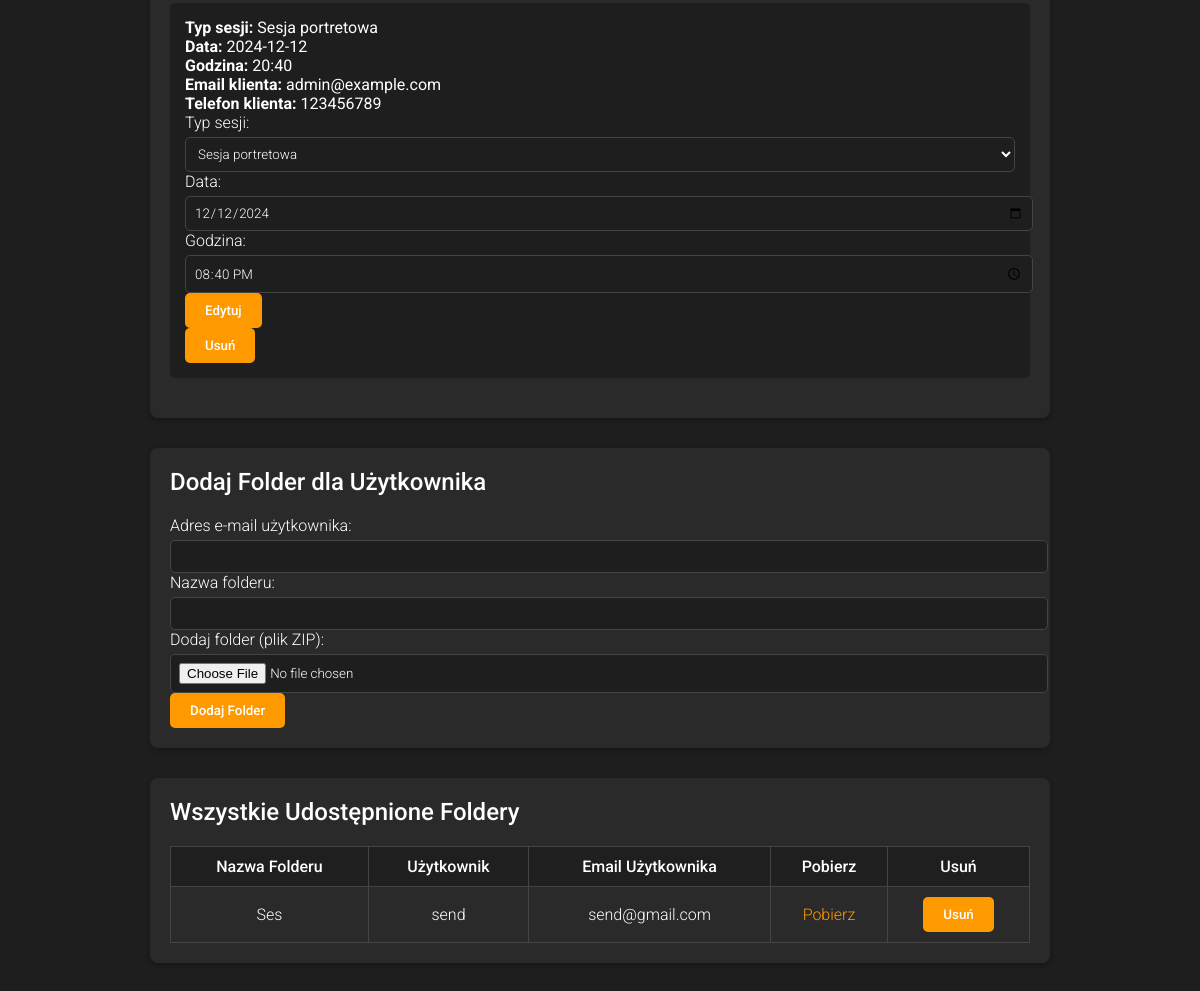
Page /client_panel (signed in, lower part) on the earlier database version.
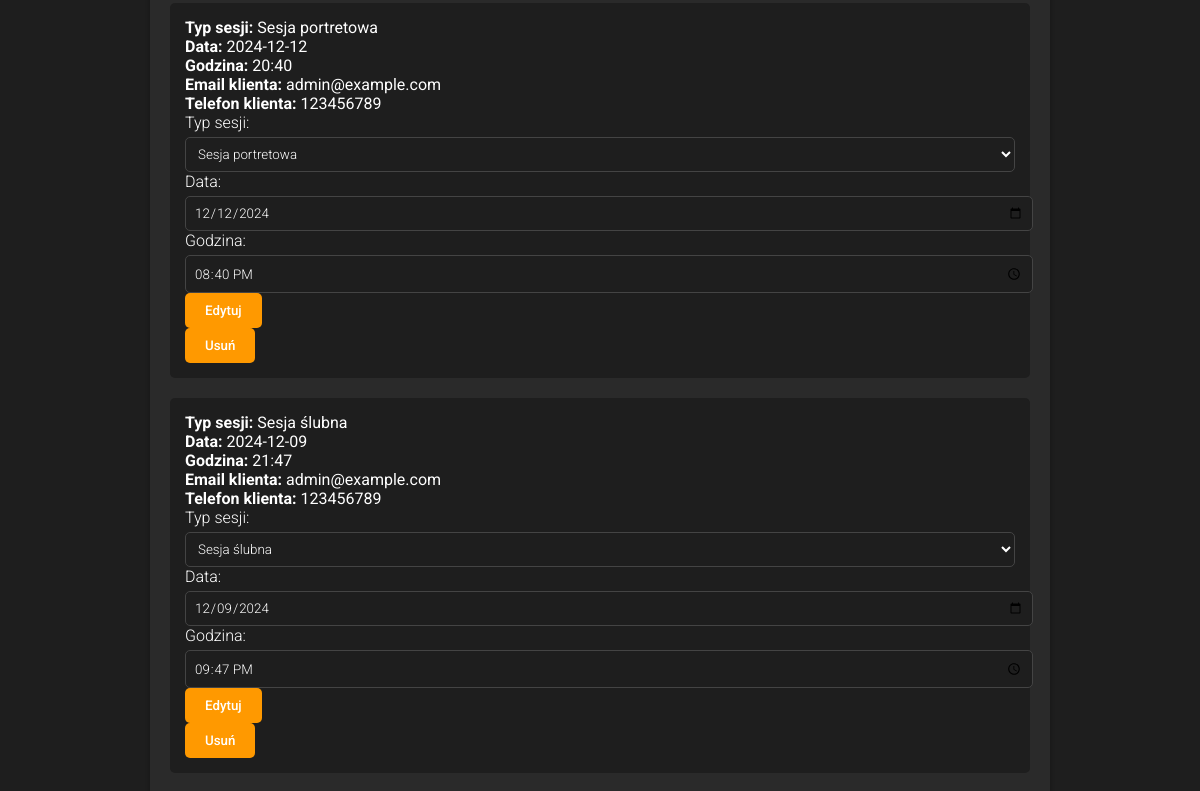
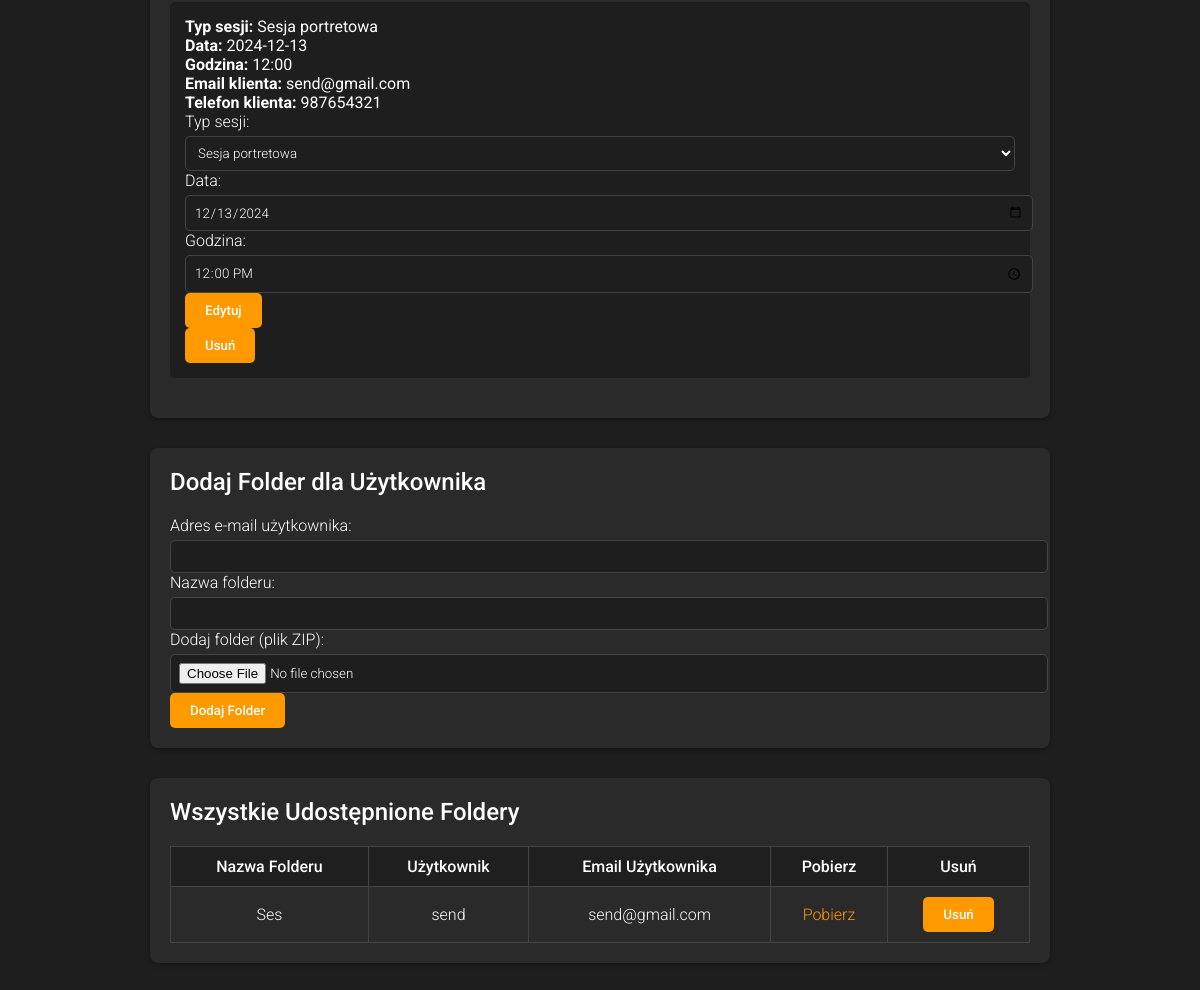
Same page on the later database version (2 pictures, top to bottom).
### tables this page shows
CREATE TABLE "rezerwacje"
(
    id              INTEGER
        primary key autoincrement,
    uzytkownik_id   INTEGER not null
        references users
            on delete cascade,
    typ_sesji       TEXT    not null,
    data_rezerwacji TEXT    not null,
    godzina         TEXT    not null
);

CREATE TABLE users (
    id INTEGER PRIMARY KEY AUTOINCREMENT,
    username TEXT UNIQUE NOT NULL,
    password TEXT NOT NULL,
    imie TEXT,
    nazwisko TEXT,
    email TEXT UNIQUE NOT NULL,
    numer_telefonu TEXT,
    is_admin BOOLEAN DEFAULT 0
);

CREATE TABLE foldery (
    id INTEGER PRIMARY KEY AUTOINCREMENT,
    uzytkownik_id INTEGER NOT NULL,
    nazwa_folderu TEXT NOT NULL,
    link_do_folderu TEXT NOT NULL,
    FOREIGN KEY (uzytkownik_id) REFERENCES users (id) ON DELETE CASCADE
);

### app.py (the view, shortened to what this page needs)
@app.route('/client_panel')
def client_panel():
    user_id = session.get('user_id')
    if not user_id:
        flash('Musisz się zalogować.', 'danger')
        return redirect(url_for('login'))
    conn = get_db_connection()
    user = conn.execute('SELECT * FROM users WHERE id = ?', (user_id,)).fetchone()
    if user['is_admin']:
        bookings = conn.execute('''
            SELECT r.*, u.email as user_email, u.numer_telefonu as user_phone
            FROM rezerwacje r
            JOIN users u ON r.uzytkownik_id = u.id
        ''').fetchall()
        folders = conn.execute(
            'SELECT f.id AS folder_id, f.nazwa_folderu, f.link_do_folderu, u.email AS user_email, u.username AS user_username FROM foldery f JOIN users u ON f.uzytkownik_id = u.id').fetchall()
    conn.close()
    return render_template('client_panel.html', user=user, bookings=bookings, folders=folders)

### app.py (called while the page is built)
def get_db_connection():
    conn = sqlite3.connect('rezerwacja_sesji.db')
    conn.row_factory = sqlite3.Row
    return conn

@app.context_processor
def inject_current_year():
    return {'current_year': datetime.datetime.now().year}

### templates/client_panel.html (shortened to what this page needs)
<!DOCTYPE html>
<html lang="pl">
<head>
    <link rel="stylesheet" href="/static/styles.css">
</head>
<body>
    <main>
        <section class="bookings">
    {% if bookings %}
        <ul>
            {% for booking in bookings %}
                <li>
                    <strong>Typ sesji:</strong> {{ booking['typ_sesji'] }}<br>
                    <strong>Data:</strong> {{ booking['data_rezerwacji'] }}<br>
                    <strong>Godzina:</strong> {{ booking['godzina'] }}<br>
                    <strong>Email klienta:</strong> {{ booking['user_email'] }}<br>
                    <strong>Telefon klienta:</strong> {{ booking['user_phone'] }}<br>
                    <form action="/edit_booking" method="POST">
                        <label for="session_type_{{ booking['id'] }}">Typ sesji:</label>
                        <select id="session_type_{{ booking['id'] }}" name="session_type" required>
                            <option value="{{ booking['typ_sesji'] }}" selected>{{ booking['typ_sesji'] }}</option>
                        </select>
                        <label for="date_{{ booking['id'] }}">Data:</label>
                        <input type="date" id="date_{{ booking['id'] }}" name="date" value="{{ booking['data_rezerwacji'] }}" required>
                        <label for="time_{{ booking['id'] }}">Godzina:</label>
                        <input type="time" id="time_{{ booking['id'] }}" name="time" value="{{ booking['godzina'] }}" required>
                        <button type="submit">Edytuj</button>
                    </form>
                    <form action="/delete_booking" method="POST" onsubmit="return confirm('Czy na pewno usunąć?')">
                        <button type="submit">Usuń</button>
                    </form>
                </li>
            {% endfor %}
        </ul>
    {% else %}
        <p>Nie masz żadnych rezerwacji.</p>
    {% endif %}
</section>
        {% if user['is_admin'] %}
        <section class="add-folder">
            <h2>Dodaj Folder dla Użytkownika</h2>
            <form action="/add_folder" method="POST" enctype="multipart/form-data">
                <label for="email">Adres e-mail użytkownika:</label>
                <input type="email" id="email" name="email" required>
                <label for="folder_name">Nazwa folderu:</label>
                <input type="text" id="folder_name" name="folder_name" required>
                <label for="folder_file">Dodaj folder (plik ZIP):</label>
                <input type="file" id="folder_file" name="folder_file" accept=".zip" required>
                <button type="submit">Dodaj Folder</button>
            </form>
        </section>
        <section class="all-folders">
            <h2>Wszystkie Udostępnione Foldery</h2>
            {% if folders %}
                <table>
                    <tr>
                        <th>Nazwa Folderu</th>
                        <th>Użytkownik</th>
                        <th>Email Użytkownika</th>
                        <th>Pobierz</th>
                        <th>Usuń</th>
                    </tr>
                    {% for f in folders %}
                    <tr>
                        <td>{{ f['nazwa_folderu'] }}</td>
                        <td>{{ f['user_username'] }}</td>
                        <td>{{ f['user_email'] }}</td>
                        <td><a href="/download_folder/{{ f['folder_id'] }}">Pobierz</a></td>
                        <td>
                            <form action="/delete_folder" method="POST" onsubmit="return confirm('Czy na pewno usunąć folder?')">
                                <button type="submit">Usuń</button>
                            </form>
                        </td>
                    </tr>
                    {% endfor %}
                </table>
            {% else %}
                <p>Brak udostępnionych folderów.</p>
            {% endif %}
        </section>
        {% endif %}
    </main>
</body>
</html>

Differences in the rows shown:
added rezerwacje: typ_sesji "Sesja ślubna", data_rezerwacji "2024-12-09", godzina "21:47", user_email "admin@example.com", user_phone "123456789", session_type "Sesja ślubna", date "12/09/2024", time "21:47"
added rezerwacje: typ_sesji "Sesja portretowa", data_rezerwacji "2024-12-13", godzina "12:00", user_email "send@gmail.com", user_phone "987654321", session_type "Sesja portretowa", date "12/13/2024", time "12:00"
